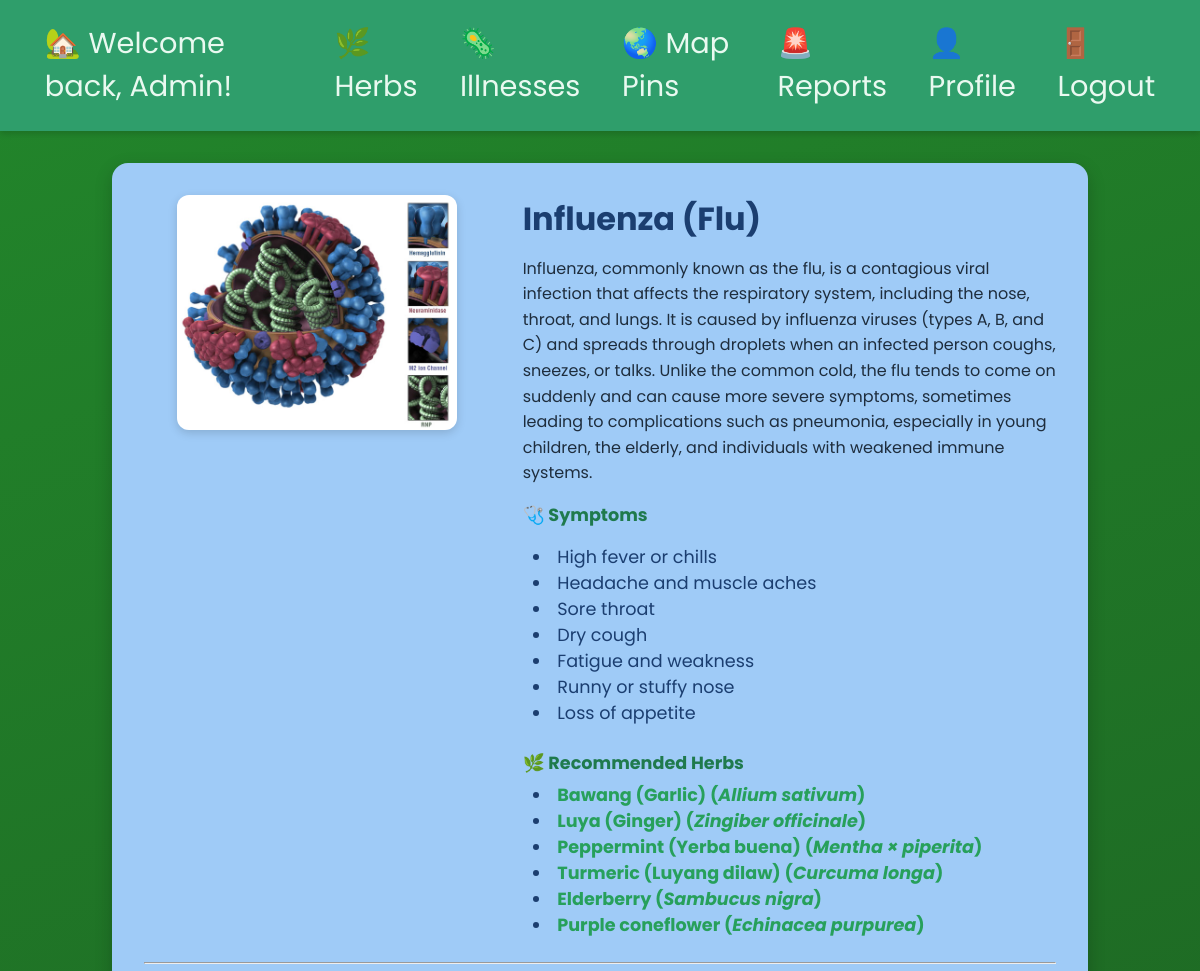
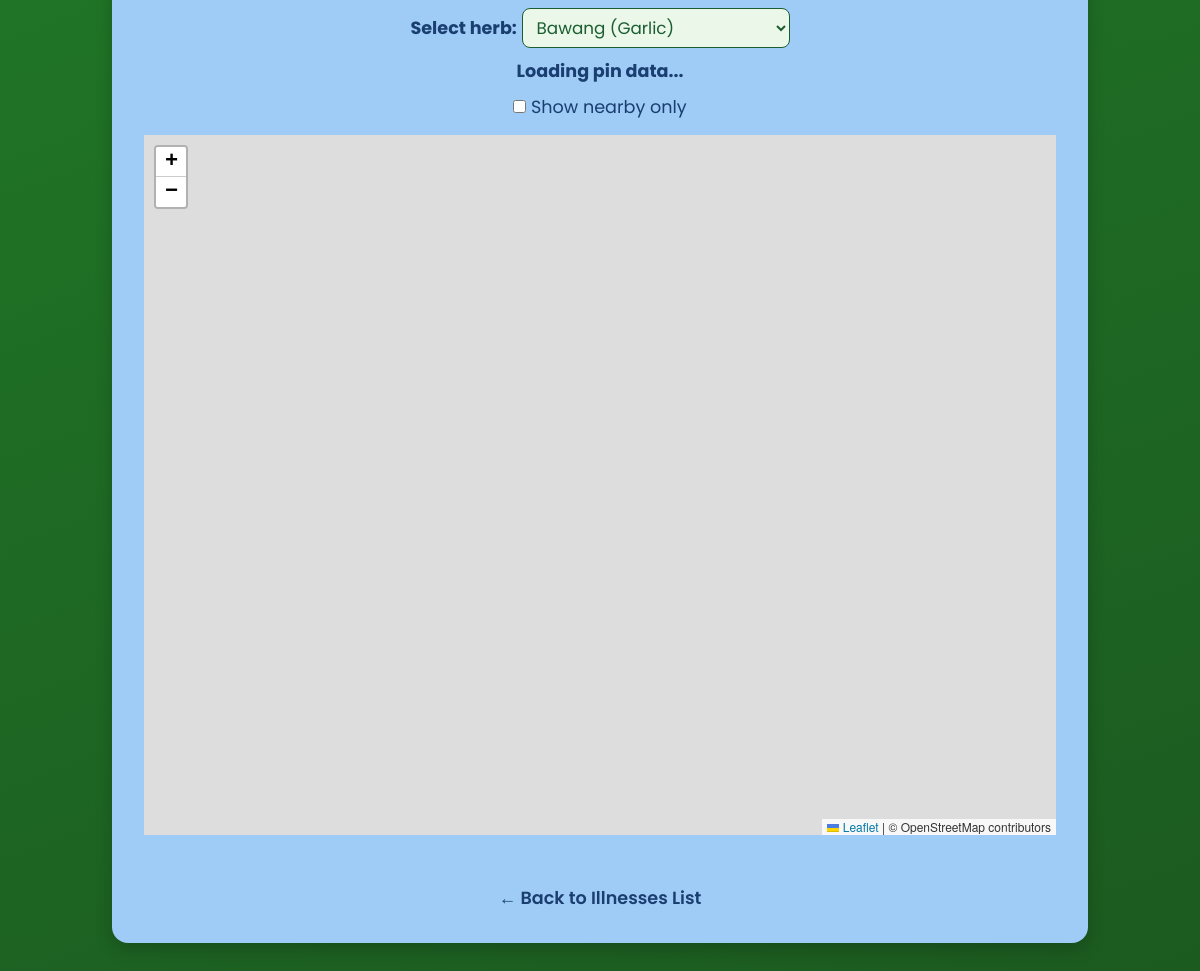
Page /illnesses/influenza (signed in) on the committed database (2 pictures, top to bottom).
### app_illnesses/models.py (models this page shows, shortened)
class Illness(models.Model): # Model to represent an illness with its details
    id = models.AutoField(primary_key=True) # Unique identifier for each illness
    name = models.CharField(max_length=100)
    description = models.TextField()
    symptoms = models.TextField()
    recommended_herbs = models.ManyToManyField('app_herbs.Herb', related_name='related_illnesses', blank=True)
    image = models.ImageField(upload_to=illness_image_upload_to, default='default.jpg', blank=True)
    slug = models.SlugField(unique=True) # URL-friendly identifier for the illness

### app_herbs/models.py (models this page shows, shortened)
class Herb(models.Model): # Model to represent an herb with its details
    id = models.AutoField(primary_key=True) # Unique identifier for each herb
    name = models.CharField(max_length=100)
    scientific_name = models.CharField(max_length=200, blank=True, null=True)
    description = models.TextField()
    medicinal_uses = models.TextField()
    side_effects = models.TextField(blank=True, null=True)
    image = models.ImageField(upload_to=herb_image_upload_to, default='default.jpg', blank=True)
    slug = models.SlugField(unique=True) # URL-friendly identifier for the herb

### app_illnesses/views.py (the view)
# urls.py: path('<slug:slug>', views.illness_page, name="illness_page"), # Dynamic URL for individual illness pages
def illness_page(request, slug):
    illness = Illness.objects.get(slug=slug)  # Fetch the illness object based on the provided slug
    return render(request, 'illnesses/illness_page.html', {'illness': illness}) # Render the illness page template with the illness context

### app_illnesses/templates/illnesses/illness_page.html (shortened to what this page needs)
{% extends 'layout.html' %}
{% block content %}
<section class="illness-detail-section">
    <div class="herb-card-large">
        <div class="herb-image-container">
            <img id="illness-image" src="{{ illness.image.url }}" alt="{{ illness.name }}">
        </div>
        <div class="herb-info">
            <h2 class="herb-name">{{ illness.name }}</h2>
            <p class="herb-description">{{ illness.description|safe }}</p>
            <div class="herb-section">
                <h4>🩺 Symptoms</h4>
                <p>{{ illness.symptoms|safe }}</p>
            </div>
            <div class="herb-section">
                <h4>🌿 Recommended Herbs</h4>
                <ul style="margin:0; padding-left:10px; list-style-position:inside;">
                {% for herb in illness.recommended_herbs.all %}
                    <li>
                        <b>
                            <a href="{% url 'herbs:herb_page' herb.slug %}">
                                {{ herb.name }}
                                {% if herb.scientific_name %}
                                    (<i>{{ herb.scientific_name }}</i>)
                                {% endif %}
                            </a>
                        </b>
                    </li>
                {% endfor %}
                </ul>
            </div>
        </div>
    </div>
    <hr>
    <div class="map-controls">
        <div class="map-control-item">
            <label for="herb-select"><b>Select herb:</b></label>
            <select id="herb-select">
                {% for herb in illness.recommended_herbs.all %}
                    <option value="{{ herb.id }}">{{ herb.name }}</option>
                {% endfor %}
            </select>
        </div>
        <div class="map-control-item">
            <strong id="pin-count-label">Loading pin data...</strong>
        </div>
        <div class="map-control-item">
            <label>
                <input type="checkbox" id="toggle-location">
                Show nearby only
            </label>
        </div>
    </div>
    <div id="illness-map" style="width:100%; height:700px;"></div>
    <br>
    <a href="{% url 'illnesses:illnesses_list' %}" class="back-link">← Back to Illnesses List</a>
</section>
{% endblock %}

### templates/layout.html (shortened to what this page needs)
<!DOCTYPE html>
{% load static %}
<html lang="en">
    <link rel="stylesheet" href="{% static 'css/styles.css' %}">
    <link rel="stylesheet" href="https://unpkg.com/leaflet@1.9.4/dist/leaflet.css"/>
</head>
<body>
    <nav>
        {% if user.is_authenticated %}
            <a href="/" title="Home Page" aria-label="Home Page">🏡 Welcome back, {{ user.username}}!</a>
        {% else %}
            <a href="/" title="Home Page" aria-label="Home Page">🏡 Home</a>
        {% endif %}
        <a href="{% url 'herbs:herbs_list' %}" title="Herbs List" aria-label="Herbs List">🌿 Herbs</a>
        <a href="{% url 'illnesses:illnesses_list' %}" title="Illnesses List" aria-label="Illnesses List">🦠 Illnesses</a>
        <a href="/map" title="Map" aria-label="Map">🌏 Map Pins</a>
        {% if user.is_authenticated %}
            {% if user.is_superuser %}
            <a href="{% url 'reports:report_list' %}">
                🚨 Reports
            </a>
            {% endif %}
            <a href="{% url 'users:profile' %}" title="Profile Page" aria-label="Profile Page">👤 Profile</a>
            <a href="{% url 'users:logout' %}" class="logout-link" title="Logout" aria-label="Logout">🚪 Logout</a>
        {% else %}
            <a href="{% url 'users:login' %}" title="Login" aria-label="Login">🔑 Login</a>
            <a href="{% url 'users:register' %}" title="Register" aria-label="Register">📝 Register</a>
        {% endif %}
    </nav>
    <main>
        {% block content %}
        {% endblock %}
    </main>
</body>
</html>

### static/css/styles.css (style rules this page uses)
* { margin: 0; padding: 0; box-sizing: border-box; }
html { scroll-behavior: smooth; }
body { min-height: 100vh; background: linear-gradient(160deg, rgb(34, 134, 43), rgb(28, 90, 32)); color: #f5f5f5; font-family: "Poppins", Arial, sans-serif; font-size: 1.1rem; display: flex; flex-direction: column; }
nav { background-color: #2f9e6b; color: white; font-size: 1.8rem; padding: 1rem 2rem; display: flex; justify-content: center; align-items: center; gap: 1rem; box-shadow: 0 3px 6px rgba(0, 0, 0, 0.15); position: sticky; top: 0; z-index: 100; }
nav a { color: #e9f9f0; text-decoration: none; display: inline-flex; align-items: center; gap: 0.4rem; padding: 0.4rem 0.8rem; border-radius: 8px; transition: all 0.2s ease; }
main { display: grid; place-content: center; text-align: center; }
p { line-height: 1.6; max-width: 600px; margin: 0 auto; }
a { color: #27a05b; text-decoration: none; transition: opacity 0.2s ease; }
.herb-card-large { display: flex; flex-wrap: wrap; align-items: flex-start; gap: 2rem; }
.herb-image-container { flex: 1 1 280px; text-align: center; }
.herb-image-container img { width: 100%; max-width: 280px; border-radius: 12px; object-fit: contain; box-shadow: 0 3px 10px rgba(0, 0, 0, 0.15); }
.herb-info { flex: 2 1 400px; text-align: left; }
.herb-name { font-size: 2rem; color: #1b5e30; margin-bottom: 0.4rem; }
.herb-description { font-size: 1rem; margin-bottom: 1.5rem; line-height: 1.6; }
.herb-section { margin-bottom: 1.5rem; }
.herb-section h4 { font-size: 1.1rem; color: #1f7a4d; margin-bottom: 0.4rem; }
.back-link { display: inline-block; margin-top: 1.5rem; font-weight: 600; color: #1b5e30; text-decoration: none; transition: color 0.2s ease; }
.illness-detail-section { max-width: 1000px; margin: 2rem auto 3rem; padding: 2rem; background-color: #9fcbf7; border-radius: 16px; color: #1b3e70; box-shadow: 0 6px 18px rgba(0, 0, 0, 0.2); text-align: center; }
.illness-detail-section img { width: 100%; max-width: 280px; border-radius: 12px; object-fit: contain; box-shadow: 0 3px 10px rgba(0, 0, 0, 0.15); margin-bottom: 1.2rem; }
.illness-detail-section h2 { font-size: 2rem; color: #1b3e70; margin-bottom: 0.8rem; }
.illness-detail-section p { font-size: 1rem; color: #1e2d3d; line-height: 1.6; margin-bottom: 1rem; }
.illness-detail-section .back-link { color: #1b3e70; }
.map-controls { display: flex; flex-direction: column; align-items: center; gap: 10px; margin: 15px 0; }
.map-control-item { text-align: center; }
#illness-image { cursor: pointer; transition: transform 0.3s ease; }
#filter-herb, #filter-user, #herb-select, #report-select, #filter-dropdown, #clear-logs { font-family: "Poppins", Arial, sans-serif; font-size: 1.05rem; color: #1b5e30; padding: 6px 10px; border-radius: 8px; border: 1.5px solid #1b5e30; background-color: #eaf7e9; transition: all 0.2s ease; }

### rows in the picture
Illness: image (picture), name "Influenza (Flu)", description "Influenza, commonly known as the flu, is a contagious viral infection that affects the respiratory system, including the nose, throat, and lungs. It is caused by influenza viruses (types A, B, and C) and spreads through droplets when an infected person coughs, sneezes, or talks. Unlike the common cold, the flu tends to come on suddenly and can cause more severe symptoms, sometimes leading to complications such as pneumonia, especially in young children, the elderly, and individuals with weakened immune systems.", symptoms "High fever or chills Headache and muscle aches Sore throat Dry cough Fatigue and weakness Runny or stuffy nose Loss of appetite"
Herb: name "Bawang (Garlic)", scientific_name "Allium sativum"
Herb: name "Luya (Ginger)", scientific_name "Zingiber officinale"
Herb: name "Peppermint (Yerba buena)", scientific_name "Mentha × piperita"
Herb: name "Turmeric (Luyang dilaw)", scientific_name "Curcuma longa"
Herb: name "Elderberry", scientific_name "Sambucus nigra"
Herb: name "Purple coneflower", scientific_name "Echinacea purpurea"

### other values in the picture
{{ user.username }} "Admin"
form field value "Bawang (Garlic)"
